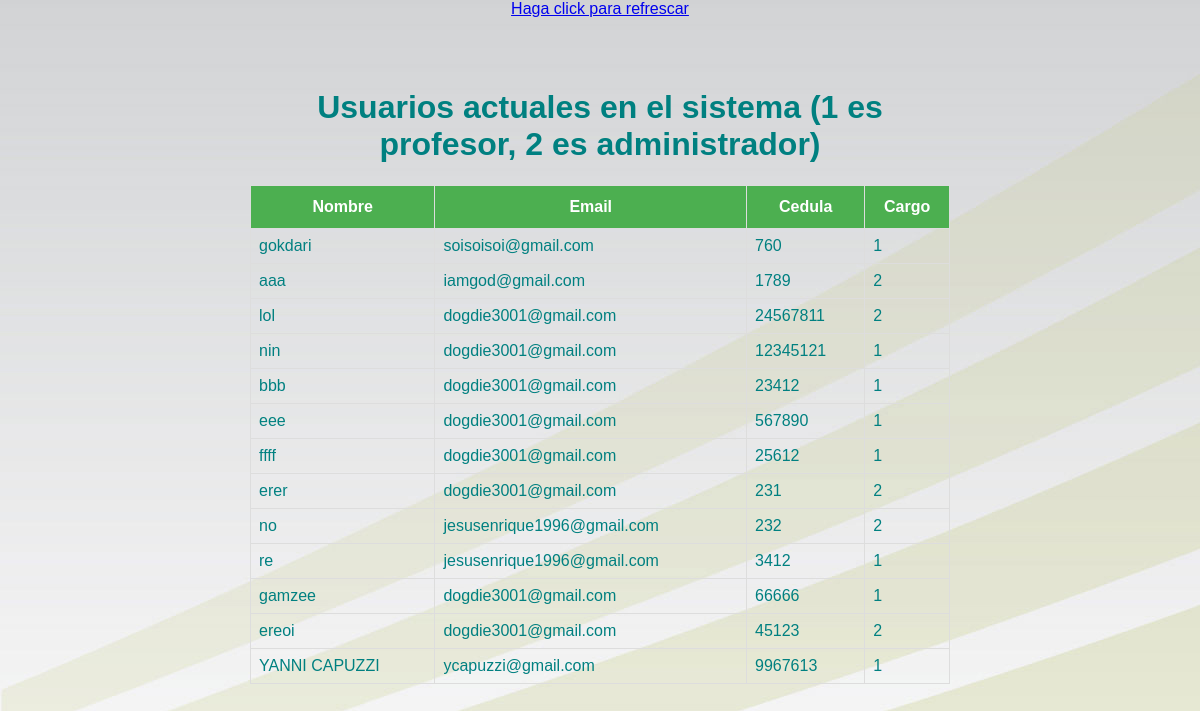
Before: /cambiar.php with the older database file.
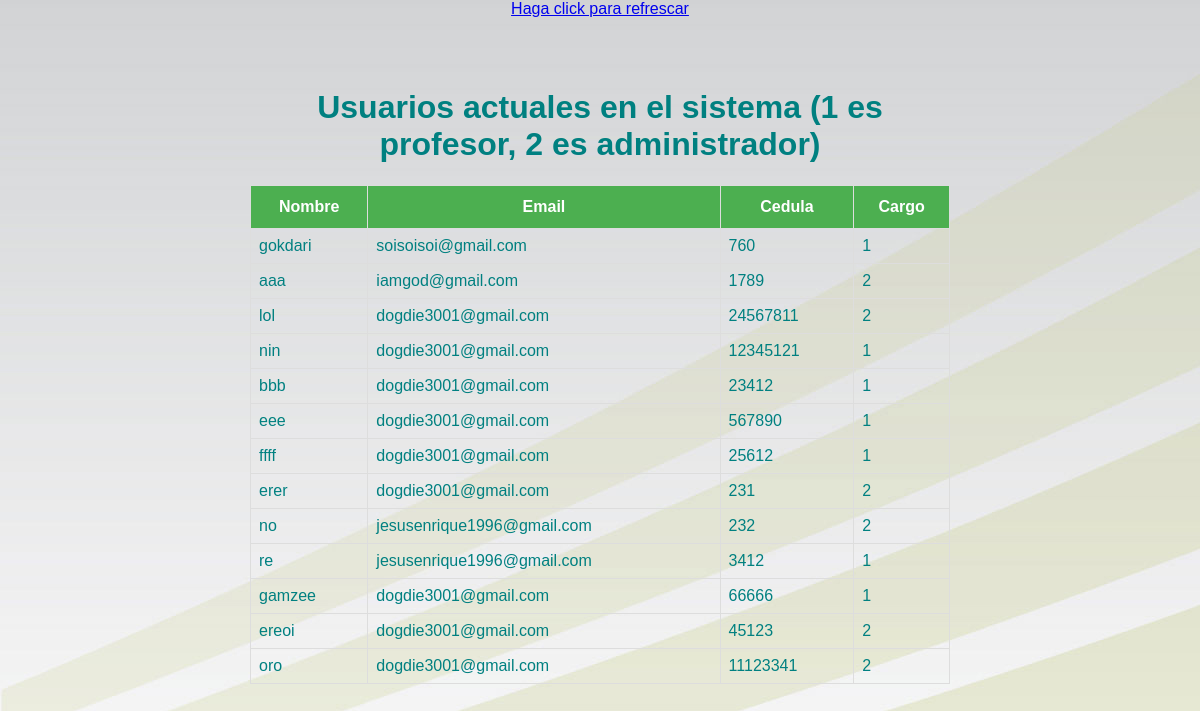
After: the same page with the newer database file.
### tables this page shows
CREATE TABLE `usuarios` (
  `id` int(11) NOT NULL AUTO_INCREMENT,
  `nombre` varchar(100) NOT NULL,
  `clave` varchar(100) NOT NULL,
  `email` varchar(100) NOT NULL,
  `cedula` int(11) NOT NULL,
  `Cargo` int(11) NOT NULL,
  PRIMARY KEY (`id`)
);

### cambiar.php (the view, shortened to what this page needs)
<?php
include_once("connection.php");
$sql = "SELECT * FROM `usuarios` limit 69 ";
$queryRecords = mysqli_query($conn, $sql) or die("Error al buscar");
?>
<html>
<head>
<link rel="stylesheet" href="estilos\clase.css">
</head>
<body>
<div style="text-align: center;"><a href="cambiar.php">Haga click para refrescar</a></div>
<div class="container" style="padding:50px 250px;">
<center><h1>Usuarios actuales en el sistema (1 es profesor, 2 es administrador)</h1></center>
<table id="employee_grid" name="employee_grid" class="table table-condensed table-hover table-striped bootgrid-table" width="60%" cellspacing="0">
   <thead>
      <tr>
         <th><center>Nombre</center></th>
         <th><center>Email</center></th>
		 <th><center>Cedula</center></th>
		 <th><center>Cargo</center></th>
      </tr>
   </thead>
   <tbody id="_editable_table">
      <?php foreach($queryRecords as $res) :?>
      <tr data-row-id="<?php echo $res['id'];?>">
         <td class="editable-col" contenteditable="false" colcambiar='0' oldVal ="<?php echo $res['nombre'];?>"><?php echo $res['nombre'];?></td>
         <td class="editable-col" contenteditable="false" colcambiar='1' oldVal ="<?php echo $res['email'];?>"><?php echo $res['email'];?></td>
         <td class="editable-col" contenteditable="false" colcambiar='2' oldVal ="<?php echo $res['cedula'];?>"><?php echo $res['cedula'];?></td>
		 <td class="editable-col" contenteditable="true"  colcambiar='3' oldVal ="<?php echo $res['Cargo'];?>"><?php echo $res['Cargo'];?></td>
   </tr>
	  <?php endforeach;?>
   </tbody>
</table>
</div>
</html>

Changed rows visible on the page:
changed usuarios: nombre "YANNI CAPUZZI" → "oro"; email "ycapuzzi@gmail.com" → "dogdie3001@gmail.com"; cedula "9967613" → "11123341"; Cargo "1" → "2"
